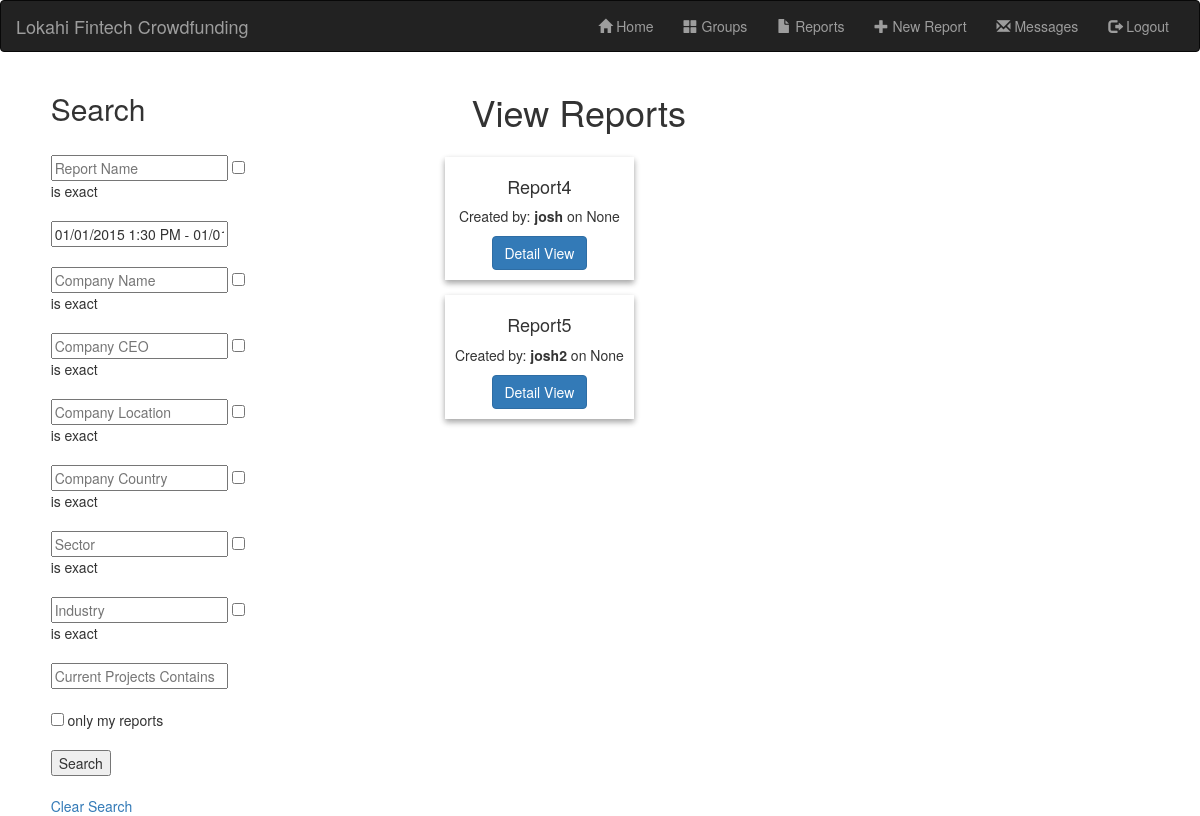
/app/reports/ (signed in), run on an earlier commit of the app's database.
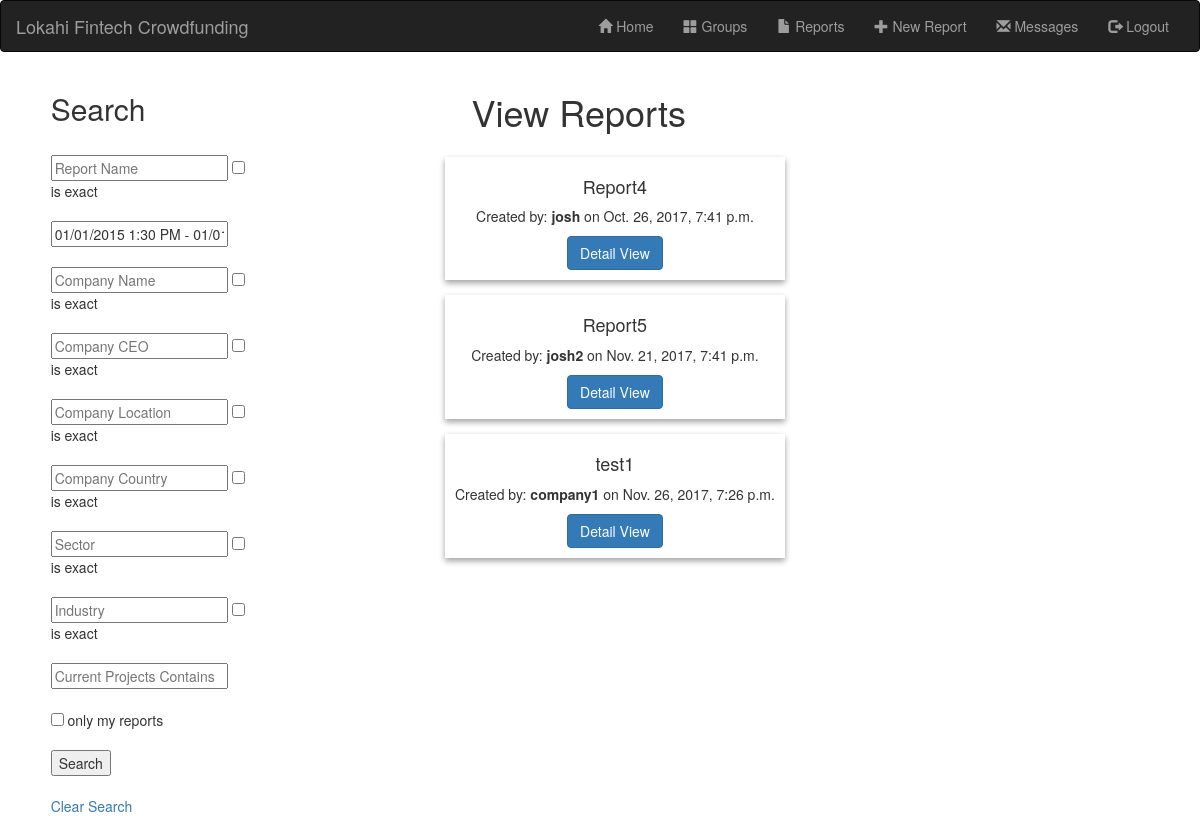
And on a later commit of the database.
### app/models.py (models this page shows, shortened)
class Report(models.Model):
    reportName = models.CharField(max_length=50, default="NO_NAME")
    companyUser = models.ForeignKey(User, on_delete=models.SET_NULL, null=True, blank=True)
    companyCEO = models.CharField(max_length=50)
    timeStamp = models.DateTimeField(null=True, blank=True)
    companyName = models.CharField(max_length=50)
    companyPhone = models.CharField(max_length=12)
    companyEmail = models.CharField(max_length=50)
    companyLocation = models.CharField(max_length=50)
    companyCountry = models.CharField(max_length=3, choices=COUNTRY_CHOICES, default="US")
    sector = models.CharField(max_length=50)
    industry = models.CharField(max_length=50)
    currentProjects = models.CharField(max_length=200)
    accessType = models.CharField(max_length=7, choices=(("private", "private"), ("public", "public")), default="public")
    files = models.ManyToManyField(ReportFile, blank=True)
    def get_absolute_url(self):
        return reverse('report_detail', args=[str(self.id)])
    class Meta:
        permissions = (
            ('can_view_reports', "Can view reports"),
            ('can_change_reports', "Can change reports")
        )

### app/views.py (the view)
class reports(generic.ListView):
    model = Report
    paginate_by = 4
    context_object_name = 'user_reports'
    template_name = 'report_list.html'
    def get_queryset(self):
        result = Report.objects.all()
        if(self.request.user.groups.filter(name='Site Manager').exists() == False):
            result = result.filter(Q(accessType = "public") | Q(companyUser = self.request.user))
        return result

### app/templatetags/user_tags.py (called while the page is built)
@register.filter('has_group')
def has_group(user, group_name):
    groups = user.groups.all().values_list('name', flat=True)
    return True if group_name in groups else False

### app/templates/report_list.html
{% extends "base_generic.html" %}
{% block content %}
<h1 id="reportListTitle">View Reports</h1>
    {% if user.is_authenticated %}
    <form id="reportSearch" action="{% url 'reports_search' %}"  method="get" accept-charset="utf-8">
        <h2>Search</h2>
        <br>
        <input name="reportName" type="text" placeholder="Report Name">
        <input name="reportNameExact" type="checkbox"> is exact
        <br><br>
        <input type="text" name="daterange" value="01/01/2015 1:30 PM - 01/01/2018 2:00 PM" />
        <br><br>
        <input name="companyName" type="text" placeholder="Company Name">
        <input name="companyNameExact" type="checkbox"> is exact
        <br><br>
        <input name="companyCEO" type="text" placeholder="Company CEO">
        <input name="companyCEOExact" type="checkbox"> is exact
        <br><br>
        <input name="companyLocation" type="text" placeholder="Company Location">
        <input name="companyLocationExact" type="checkbox"> is exact
        <br><br>
        <input name="companyCountry" type="text" placeholder="Company Country">
        <input name="companyCountryExact" type="checkbox"> is exact
        <br><br>
        <input name="sector" type="text" placeholder="Sector">
        <input name="sectorExact" type="checkbox"> is exact
        <br><br>
        <input name="industry" type="text" placeholder="Industry">
        <input name="industryExact" type="checkbox"> is exact
        <br><br>
        <input name="currentProjects" type="text" placeholder="Current Projects Contains">
        <br><br>
        <input name="myReports" type="checkbox"> only my reports
        <br><br>
        <button type="submit">Search</button>
        <br><br>
        <a href="{% url 'reports'%}?next={{request.path}}">Clear Search</a>
    </form>
        {% if user_reports %}
        <ul id="reportList">
        {% for report in user_reports %}
        <div id = "reportCards" class="card text-center">
            <div class="card-block">
              <h4 class="card-title">{{ report.reportName }}</h4>
              <p class="card-text">Created by: <b>{{ report.companyUser }}</b> on {{ report.timeStamp }}</p>
              <a href="{{ report.get_absolute_url }}" class="btn btn-primary">Detail View</a>
            </div>
          </div>
        {% endfor %}
        </ul>
        {% else %}
        <p id="reportList">There are no reports.</p>
        {% endif %}
    {% endif %}
{% endblock %}

### app/templates/base_generic.html (shortened to what this page needs)
{% load user_tags %}
<!DOCTYPE html>
<html lang="en">
<head>
  <link rel="stylesheet" href="https://maxcdn.bootstrapcdn.com/bootstrap/3.3.7/css/bootstrap.min.css">
  <link rel="stylesheet" type="text/css" href="//cdn.jsdelivr.net/bootstrap/3/css/bootstrap.css" />
  <link rel="stylesheet" type="text/css" href="//cdn.jsdelivr.net/bootstrap.daterangepicker/2/daterangepicker.css" />
  {% load static %}
  <link rel="stylesheet" href="{% static 'css/styles.css' %}">
</head>
<nav class="navbar navbar-inverse">
  <div class="container-fluid">
    <div class="navbar-header">
      <a class="navbar-brand" href="#">Lokahi Fintech Crowdfunding</a>
    </div>
    <ul class="nav navbar-nav" style="float:right;">
      <li><a href="{% url 'index' %}"><span class="glyphicon glyphicon-home"></span> Home</a></li>
      {% if user.is_authenticated %}
        <li><a href="{% url 'groups'%}?next={{request.path}}"><span class="glyphicon glyphicon-th-large"></span> Groups</a></li>
        <li><a href="{% url 'reports'%}?next={{request.path}}"><span class="glyphicon glyphicon-file"></span> Reports</a></li>
        <li><a href="{% url 'create_report'%}?next={{request.path}}"><span class="glyphicon glyphicon-plus"></span> New Report</a></li>
        <li><a href="{% url 'messages'%}?next={{request.path}}"> <span class="glyphicon glyphicon-envelope"></span> Messages</a></li>
        <li><a href="{% url 'logout'%}"><span class="glyphicon glyphicon-log-out"></span> Logout</a></li>
      {% else %}
         <li><a href="{% url 'login'%}?next={{request.path}}"><span class="glyphicon glyphicon-log-in"></span> Login</a></li>
         <li><a href="{% url 'create_user'%}?next={{request.path}}"><span class="glyphicon glyphicon-user"></span> New User?</a></li>
      {% endif %}
    </ul>
  </div>
</nav>
<body onload="pageScript();">
  <div id = "content-container" class="container-fluid" style="padding-left:35%;">
    <div class="row">
      <div class="col-sm-10 ">
      {% block content %}{% endblock %}
      </div>
    </div>
  </div>
</body>
</html>

### app/static/css/styles.css (style rules this page uses)
#reportSearch { padding-left:5%; width:25%; position: absolute; top:0%; }
#reportListTitle { padding-left:48%; }
#reportList { left:40%; position: absolute; }
#reportCards { box-shadow: 0 3px 6px rgba(0,0,0,0.16), 0 3px 6px rgba(0,0,0,0.23); padding: 10px; margin: 15px; }

What changed in the data, as far as the page shows it:
changed Report "Report4": timeStamp "None" → "Oct. 26, 2017, 7:41 p.m."
changed Report "Report5": timeStamp "None" → "Nov. 21, 2017, 7:41 p.m."
added Report: reportName "test1", companyUser "company1", timeStamp "Nov. 26, 2017, 7:26 p.m."
